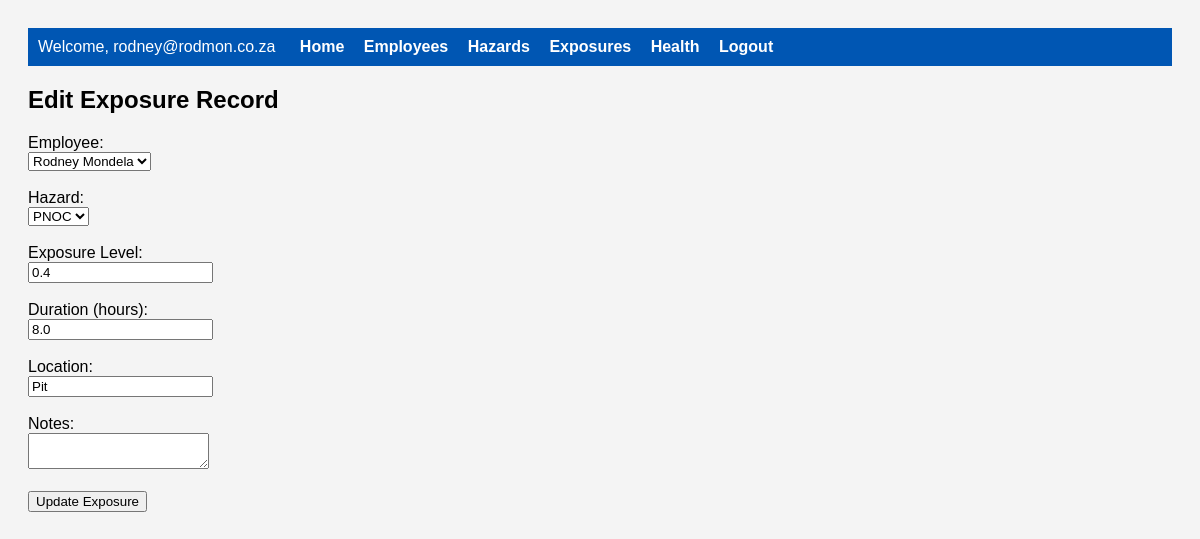
Page /exposures/edit/2 (signed in) on the committed database.
### models.py (models this page shows, shortened)
class User(db.Model, UserMixin):
    __tablename__ = 'users'
    __table_args__ = (
        Index('idx_users_username', 'username'),
        Index('idx_users_email', 'email'),
    )
    id = db.Column(db.Integer, primary_key=True)
    username = db.Column(db.String(100), unique=True, nullable=False)
    password_hash = db.Column(db.String(128), nullable=False)
    email = db.Column(db.String(120), unique=True, nullable=True)
    role = db.Column(db.String(50), nullable=False, default='user')
    last_login = db.Column(db.DateTime)
    created_at = db.Column(db.DateTime, default=datetime.utcnow)
    is_active = db.Column(db.Boolean, default=True)
    reset_token = db.Column(db.String(100), unique=True, nullable=True)
    reset_token_expires = db.Column(db.DateTime, nullable=True)

class Exposure(db.Model):
    __tablename__ = 'exposures'
    __table_args__ = (
        Index('idx_exposures_employee', 'employee_id'),
        Index('idx_exposures_hazard', 'hazard_id'),
        Index('idx_exposures_date', 'date'),
    )
    id = db.Column(db.Integer, primary_key=True)
    employee_id = db.Column(db.Integer, db.ForeignKey('employees.id', ondelete='CASCADE'), nullable=False)
    hazard_id = db.Column(db.Integer, db.ForeignKey('hazards.id', ondelete='CASCADE'), nullable=False)
    exposure_level = db.Column(db.Float, nullable=False)
    duration = db.Column(db.Float)  # Duration in hours
    date = db.Column(db.DateTime, nullable=False, default=datetime.utcnow)
    location = db.Column(db.String(100))
    notes = db.Column(db.Text)
    recorded_by = db.Column(db.Integer, db.ForeignKey('users.id'))
    created_at = db.Column(db.DateTime, default=datetime.utcnow)
    recorder = db.relationship('User', foreign_keys=[recorded_by])

class Employee(db.Model):
    __tablename__ = 'employees'
    __table_args__ = (
        Index('idx_employees_name', 'name'),
        Index('idx_employees_department', 'department'),
    )
    id = db.Column(db.Integer, primary_key=True)
    name = db.Column(db.String(100), nullable=False)
    job_title = db.Column(db.String(100), nullable=False)
    department = db.Column(db.String(100), nullable=False)
    hire_date = db.Column(db.Date)
    date_of_birth = db.Column(db.Date)
    contact_number = db.Column(db.String(20))
    emergency_contact = db.Column(db.String(100))
    emergency_phone = db.Column(db.String(20))
    created_at = db.Column(db.DateTime, default=datetime.utcnow)
    updated_at = db.Column(db.DateTime, default=datetime.utcnow, onupdate=datetime.utcnow)
    exposures = db.relationship('Exposure', backref='employee', lazy=True, cascade='all, delete-orphan')
    health_records = db.relationship('HealthRecord', backref='employee', lazy=True, cascade='all, delete-orphan')

class Hazard(db.Model):
    __tablename__ = 'hazards'
    __table_args__ = (
        Index('idx_hazards_name', 'name'),
        Index('idx_hazards_category', 'category'),
    )
    id = db.Column(db.Integer, primary_key=True)
    name = db.Column(db.String(100), nullable=False)
    category = db.Column(db.String(50), nullable=False)
    exposure_limit = db.Column(db.Float, nullable=False)
    unit = db.Column(db.String(20), default='dB(A)')
    description = db.Column(db.Text)
    safety_measures = db.Column(db.Text)
    created_at = db.Column(db.DateTime, default=datetime.utcnow)
    updated_at = db.Column(db.DateTime, default=datetime.utcnow, onupdate=datetime.utcnow)
    exposures = db.relationship('Exposure', backref='hazard', lazy=True, cascade='all, delete-orphan')

### app.py (the view, shortened to what this page needs)
@app.route('/exposures/edit/<int:exposure_id>', methods=['GET', 'POST'])
@login_required
def edit_exposure(exposure_id):
    exposure = Exposure.query.get_or_404(exposure_id)
    employees = Employee.query.order_by(Employee.name).all()
    hazards = Hazard.query.order_by(Hazard.name).all()
    return render_template('edit_exposure.html', exposure=exposure, employees=employees, hazards=hazards)

### app.py (called while the page is built)
@login_manager.user_loader
def load_user(user_id):
    return User.query.get(int(user_id))

@app.context_processor
def inject_nav_links():
    return dict(
        nav_links=[
            ("Home", 'index'),
            ("Employees", 'manage_employees'),
            ("Hazards", 'manage_hazards'),
            ("Exposures", 'manage_exposures'),
            ("Health", 'manage_health'),
            ("Logout", 'logout')
        ] if current_user.is_authenticated else [
            ("Login", 'login'),
            ("Register", 'register')
        ]
    )

### templates/edit_exposure.html (shortened to what this page needs)
{% extends "base.html" %}
{% block content %}
<h2>Edit Exposure Record</h2>
<form method="POST">
    <label>Employee:<br>
        <select name="employee_id" required>
            {% for e in employees %}
                <option value="{{ e.id }}" {% if e.id == exposure.employee_id %}selected{% endif %}>{{ e.name }}</option>
            {% endfor %}
        </select>
    </label><br><br>
    <label>Hazard:<br>
        <select name="hazard_id" required>
            {% for h in hazards %}
                <option value="{{ h.id }}" {% if h.id == exposure.hazard_id %}selected{% endif %}>{{ h.name }}</option>
            {% endfor %}
        </select>
    </label><br><br>
    <label>Exposure Level:<br><input type="text" name="exposure_level" value="{{ exposure.exposure_level }}" required></label><br><br>
    <label>Duration (hours):<br><input type="text" name="duration" value="{{ exposure.duration }}"></label><br><br>
    <label>Location:<br><input type="text" name="location" value="{{ exposure.location }}"></label><br><br>
    <label>Notes:<br><textarea name="notes">{{ exposure.notes }}</textarea></label><br><br>
    <button type="submit">Update Exposure</button>
</form>
{% endblock %}

### templates/base.html (shortened to what this page needs)
<!DOCTYPE html>
<html lang="en">
<head>
</head>
<body>
    <nav>
        {% if current_user.is_authenticated %}
            <span>Welcome, {{ current_user.username }}</span>
        {% endif %}
        {% for label, endpoint in nav_links %}
            <a href="{{ url_for(endpoint) }}">{{ label }}</a>
        {% endfor %}
    </nav>
    {% block content %}{% endblock %}
</body>
</html>

### templates/base.html (style rules this page uses)
body { font-family: Arial, sans-serif; padding: 20px; background-color: #f4f4f4; }
nav { background-color: #0056b3; padding: 10px; color: white; margin-bottom: 20px; }
nav a { color: white; margin-right: 15px; text-decoration: none; font-weight: bold; }
nav span { margin-right: 20px; }

### rows in the picture
User: username "rodney@rodmon.co.za"
Exposure: employee_id "Rodney Mondela", hazard_id "PNOC", exposure_level "0.4", duration "8.0", location "Pit"

### other values in the picture
{{ label }} "Home" "Employees" "Hazards" "Exposures" "Health" "Logout"
